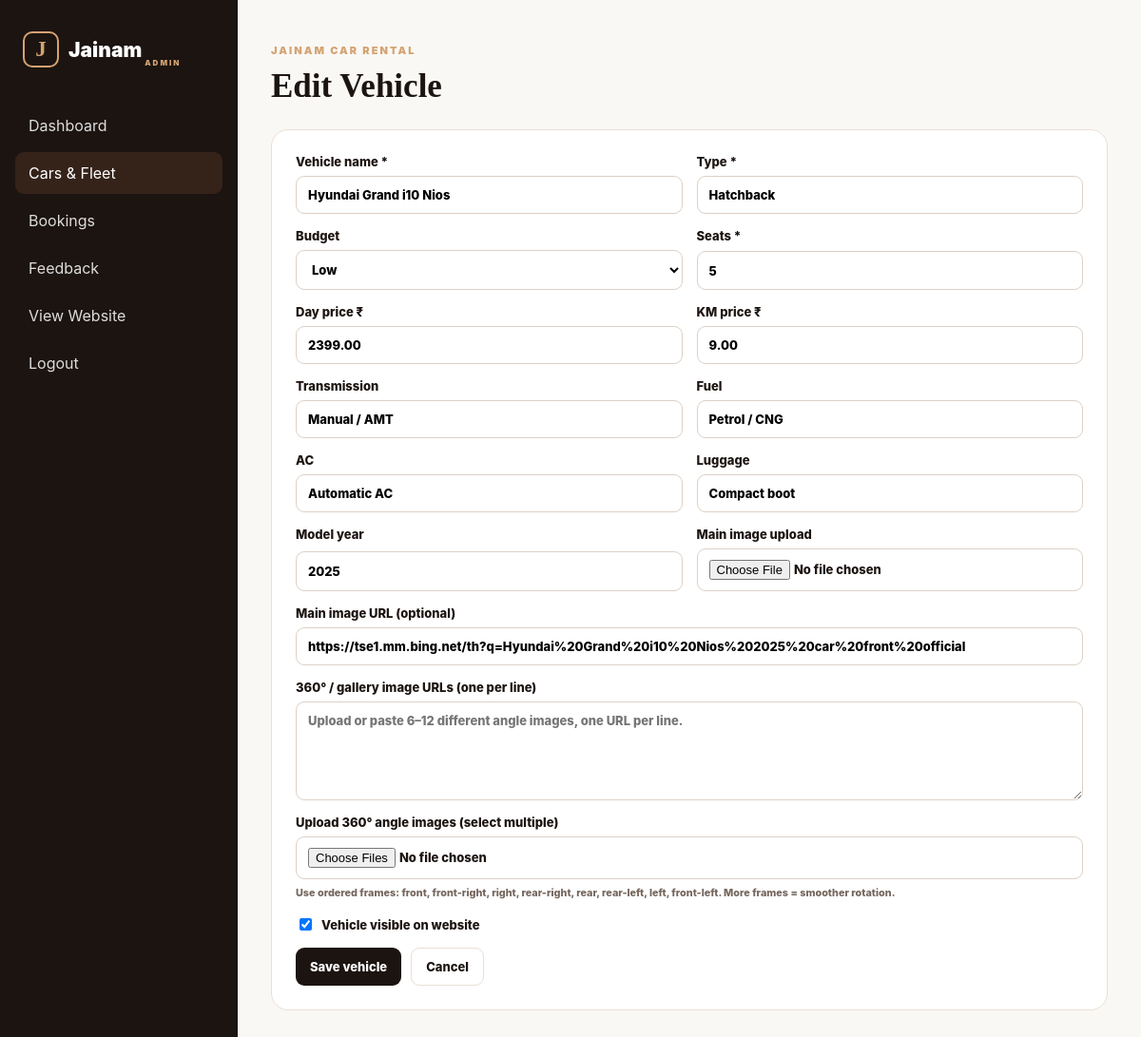
/admin/car_form.php?id=7 (signed in), run on the app's committed database.
### tables this page shows
CREATE TABLE cars (
 id INT UNSIGNED AUTO_INCREMENT PRIMARY KEY,
 budget ENUM('low','medium','high') NOT NULL,
 seats INT NOT NULL,
 name VARCHAR(150) NOT NULL,
 type VARCHAR(100) NOT NULL,
 day_price DECIMAL(10,2) NOT NULL,
 km_price DECIMAL(10,2) NOT NULL,
 transmission VARCHAR(100) NOT NULL,
 fuel VARCHAR(100) NOT NULL,
 ac VARCHAR(100) NOT NULL,
 luggage VARCHAR(150) NOT NULL,
 model_year VARCHAR(10) NOT NULL,
 image_url TEXT NULL,
 active TINYINT(1) NOT NULL DEFAULT 1,
 created_at TIMESTAMP NOT NULL DEFAULT CURRENT_TIMESTAMP,
 INDEX idx_cars_filter (budget,seats,active)
);

### config.php (called while the page is built, shortened)
<?php
function e(?string $v): string { return htmlspecialchars((string)$v, ENT_QUOTES, 'UTF-8'); }

### admin/car_form.php (the view, shortened to what this page needs)
<?php require __DIR__.'/../config.php';require __DIR__.'/../functions.php';requireAdmin();$pdo=db();$id=(int)($_GET['id']??0);$car=null;if($id){$s=$pdo->prepare('SELECT * FROM cars WHERE id=?');$s->execute([$id]);$car=$s->fetch();if(!$car)redirect('cars.php');}$error='';
$gallery=[];if($id){$q=$pdo->prepare('SELECT * FROM car_images WHERE car_id=? ORDER BY angle_no');$q->execute([$id]);$gallery=$q->fetchAll();}adminTop($id?'Edit Vehicle':'Add Vehicle','cars');if($error):?><div class="flash error"><?=e($error)?></div><?php endif;?><form method="post" enctype="multipart/form-data" class="panel form-grid wide-form"><input type="hidden" name="csrf" value="<?=e(csrf())?>"><div class="form-two"><label>Vehicle name *<input name="name" value="<?=e($car['name']??'')?>" required></label><label>Type *<input name="type" value="<?=e($car['type']??'')?>" required></label></div><div class="form-two"><label>Budget<select name="budget"><option value="low" <?=($car['budget']??'')==='low'?'selected':''?>>Low</option><option value="medium" <?=($car['budget']??'medium')==='medium'?'selected':''?>>Medium</option><option value="high" <?=($car['budget']??'')==='high'?'selected':''?>>High</option></select></label><label>Seats *<input type="number" name="seats" min="1" value="<?=e($car['seats']??5)?>" required></label></div><div class="form-two"><label>Day price ₹<input type="number" step="0.01" name="day_price" value="<?=e($car['day_price']??0)?>" required></label><label>KM price ₹<input type="number" step="0.01" name="km_price" value="<?=e($car['km_price']??0)?>" required></label></div><div class="form-two"><label>Transmission<input name="transmission" value="<?=e($car['transmission']??'Manual')?>"></label><label>Fuel<input name="fuel" value="<?=e($car['fuel']??'Diesel')?>"></label></div><div class="form-two"><label>AC<input name="ac" value="<?=e($car['ac']??'Automatic AC')?>"></label><label>Luggage<input name="luggage" value="<?=e($car['luggage']??'Large luggage space')?>"></label></div><div class="form-two"><label>Model year<input name="model_year" value="<?=e($car['model_year']??date('Y'))?>"></label><label>Main image upload<input type="file" name="main_image" accept="image/jpeg,image/png,image/webp"></label></div><label>Main image URL (optional)<input name="image_url" value="<?=e($car['image_url']??'')?>" placeholder="Paste an exact official/licensed image URL"></label><label>360° / gallery image URLs (one per line)<textarea name="gallery_urls" rows="5" placeholder="Upload or paste 6–12 different angle images, one URL per line."></textarea></label><label>Upload 360° angle images (select multiple)<input type="file" name="gallery_images[]" multiple accept="image/jpeg,image/png,image/webp"><small class="muted">Use ordered frames: front, front-right, right, rear-right, rear, rear-left, left, front-left. More frames = smoother rotation.</small></label><label class="check"><input type="checkbox" name="active" <?=$car===null||$car['active']?'checked':''?>> Vehicle visible on website</label><div class="form-actions"><button class="btn primary">Save vehicle</button><a class="btn ghost" href="cars.php">Cancel</a></div><?php if($gallery): ?><div><h3>Current 360 frames</h3><div class="mini-gallery"><?php foreach($gallery as $g): ?><img src="<?=e($g['image_url'])?>" alt="angle <?=$g['angle_no']?>"><?php endforeach; ?></div></div><?php endif; ?></form><?php adminBottom(); ?>

### assets/style.css (style rules this page uses)
:root { --base:#1c1410;--base2:#241914;--gold:#d4a373;--cream:#f8f2ea;--white:#fff;--muted:#74665d;--line:#eadfd4;--green:#1f7a4d;--red:#a63d2f;--shadow:0 18px 50px rgba(28,20,16,.10) }
* { box-sizing:border-box }
body { margin:0;font-family:Inter,Arial,sans-serif;background:#faf8f5;color:var(--base) }
a { text-decoration:none;color:inherit }
button,input,select,textarea { font:inherit }
button { cursor:pointer }
.muted { color:var(--muted);line-height:1.5 }
.btn { display:inline-flex;align-items:center;justify-content:center;border:0;border-radius:9px;padding:11px 15px;font-weight:800;font-size:13px }
.btn.primary { background:var(--base);color:#fff }
.btn.ghost { background:#fff;border:1px solid var(--line) }
.empty,.panel,.auth-card { background:#fff;border:1px solid var(--line);border-radius:18px;padding:25px }
.form-grid { display:grid;gap:15px }
.form-grid label { display:grid;gap:7px;font-size:13px;font-weight:800 }
.form-grid input,.form-grid select,.form-grid textarea { width:100%;border:1px solid #ddd0c5;background:#fff;border-radius:9px;padding:11px 12px;outline:none }
.wide-form { max-width:1000px }
.form-two { display:grid;grid-template-columns:1fr 1fr;gap:15px }
.form-actions { display:flex;gap:10px }
.check { display:flex!important;grid-template-columns:auto 1fr!important;align-items:center }
.check input { width:auto }

### data on the page
cars: name "Hyundai Grand i10 Nios", type "Hatchback", budget "Low", seats "5", day_price "2399.00", km_price "9.00", transmission "Manual / AMT", fuel "Petrol / CNG", ac "Automatic AC", luggage "Compact boot", model_year "2025", image_url "https://tse1.mm.bing.net/th?q=Hyundai%20Grand%20i10%20Nios%202025%20car%20front%20official", active "☑"

### other printed values
$title "Edit Vehicle"
